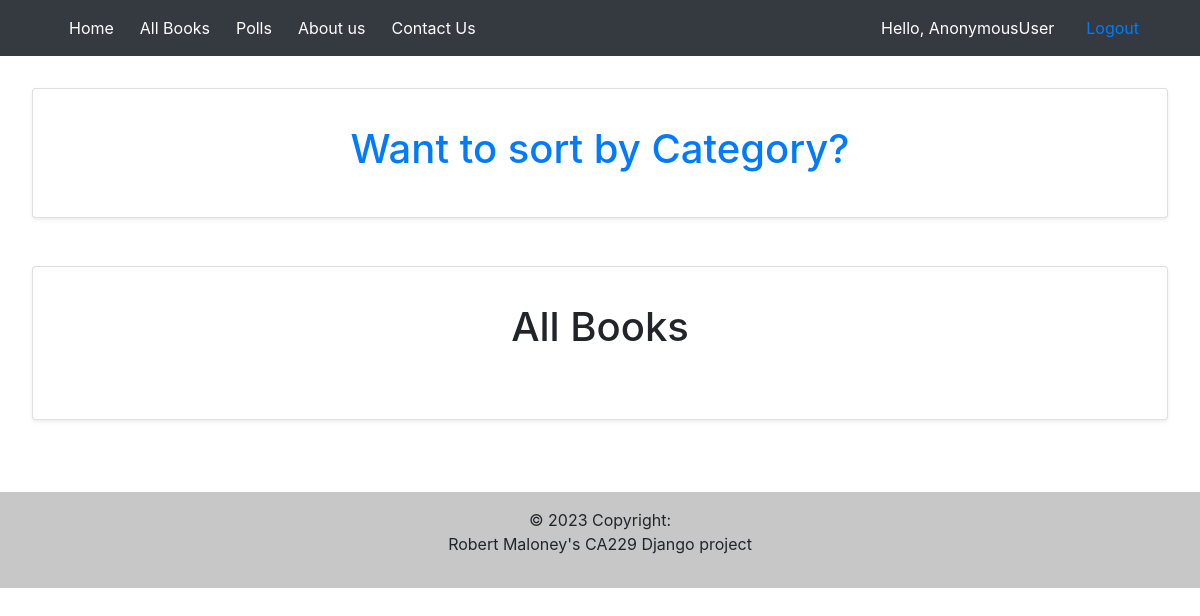
Page /books on the earlier database version.
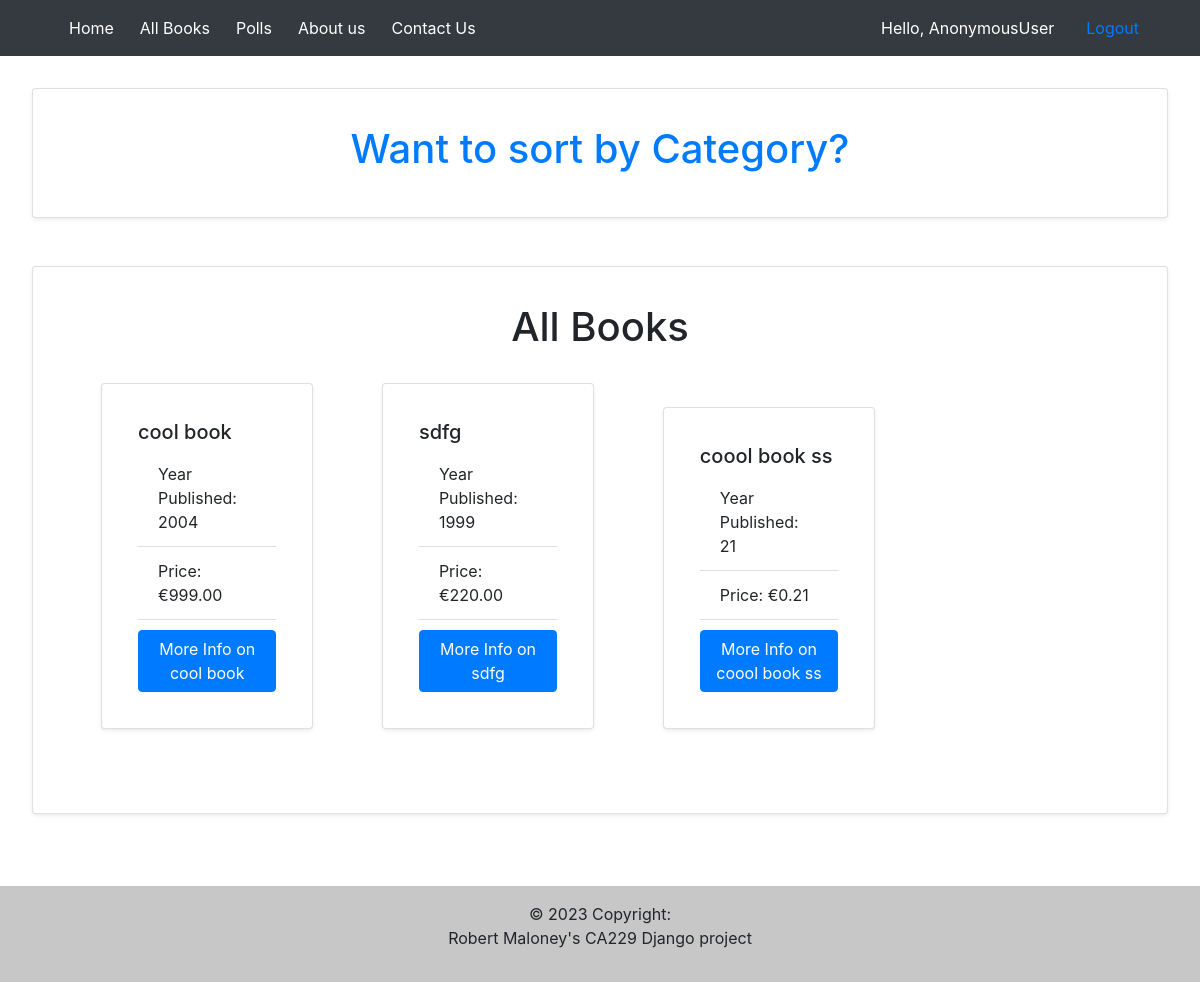
Same page on the later database version.
### bookstoreapp/models.py (models this page shows, shortened)
class Book(models.Model):
    id = models.AutoField(primary_key=True)
    title = models.CharField(max_length=999)
    author_fname = models.CharField(max_length=999)
    author_lname = models.CharField(max_length=999)
    release_year = models.DecimalField(max_digits=4, decimal_places=0)
    price = models.DecimalField(max_digits=5, decimal_places=2) # number from 0.0-999.99
    synopsis = models.TextField()
    ADVANCED = "Advanced"
    BEGINNER = "Beginner"
    WEIGHTLOSS = "Weight-loss"
    VEGETARIAN = "Vegetarian"
    REGIONAL = "Regional"
    DRINKS = "Drinks"
    BAKING = "Baking"
    CATEGORY_CHOICES = [
        (ADVANCED, "Advanced"),
        (BEGINNER, "Beginner"),
        (WEIGHTLOSS, "Weight-loss"),
        (VEGETARIAN, "Vegetarian"),
        (REGIONAL, "Regional"),
        (DRINKS, "Drinks"),
        (BAKING, "Baking"),
        ]
    category = models.CharField(max_length=15, choices=CATEGORY_CHOICES, default=BEGINNER,)

### bookstoreapp/views.py (the view)
# urls.py: path('books', views.view_all_books, name='allbooks'),
def view_all_books(request):
    allbooks = Book.objects.all()
    return render(request, 'all_books.html', {'allbooks': allbooks})

### bookstoreapp/templates/all_books.html (shortened to what this page needs)
{% extends 'base.html' %}
{% block content %}
<div class="card shadow-sm p-3 mb-5 bg-white rounded" style="margin: 2rem;">
    <div class="card-body">
        <h1 style="text-align: center;" style="margin-top: 20px;"><a href="{% url 'category' %}">Want to sort by Category?</a></h1>
    </div>
</div>
    <div class="card shadow-sm p-3 mb-5 bg-white rounded" style="margin: 2rem;">
        <div class="card-body">
            <h1 style="text-align: center;" style="margin-top: 20px;">All Books</h1>
            <br>
            {% for book in allbooks %}
            <div class="card shadow-sm p-3 mb-5 bg-white rounded" style="width: 20%; margin-right: 2rem; margin-left: 2rem; display: inline-block">
                <div class="card-body">
                    <h5 class="card-title">{{ book.title }}</h5>
                    <ul class="list-group list-group-flush">
                        <li class="list-group-item">Year Published: {{ book.release_year }}</li>
                        <li class="list-group-item">Price: €{{ book.price }}</li>
                    </ul>
                    <a href="{% url 'singlebook' book.id %}" class="btn btn-primary" style="margin-top: 10px;">More Info on {{ book.title }}</a>
                </div>
            </div>
            {% endfor %}
        </div>
    </div>
{% endblock %}

Differences in the rows shown:
added Book: title "cool book", release_year "2004", price "999.00"
added Book: title "sdfg", release_year "1999", price "220.00"
added Book: title "coool book ss", release_year "21", price "0.21"
